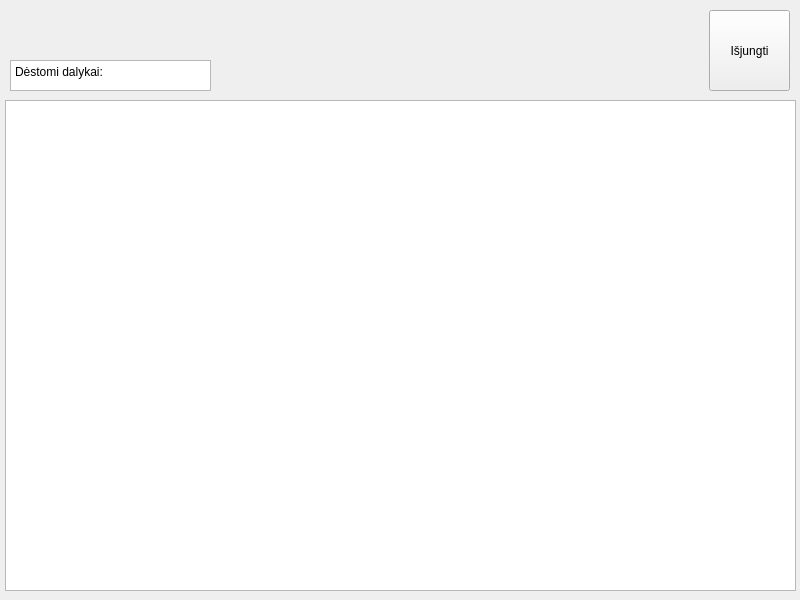
<?xml version="1.0" encoding="UTF-8"?>
<ui version="4.0">
 <class>ViewSubjectsUI</class>
 <widget class="QMainWindow" name="ViewSubjectsUI">
  <property name="geometry">
   <rect>
    <x>0</x>
    <y>0</y>
    <width>800</width>
    <height>600</height>
   </rect>
  </property>
  <property name="windowTitle">
   <string>MainWindow</string>
  </property>
  <widget class="QWidget" name="centralwidget">
   <widget class="QPushButton" name="exitButton">
    <property name="geometry">
     <rect>
      <x>709</x>
      <y>10</y>
      <width>81</width>
      <height>81</height>
     </rect>
    </property>
    <property name="text">
     <string>Išjungti</string>
    </property>
   </widget>
   <widget class="QListView" name="viewList">
    <property name="geometry">
     <rect>
      <x>5</x>
      <y>100</y>
      <width>791</width>
      <height>491</height>
     </rect>
    </property>
   </widget>
   <widget class="QTextEdit" name="textEdit">
    <property name="geometry">
     <rect>
      <x>10</x>
      <y>60</y>
      <width>201</width>
      <height>31</height>
     </rect>
    </property>
    <property name="html">
     <string>&lt;!DOCTYPE HTML PUBLIC &quot;-//W3C//DTD HTML 4.0//EN&quot; &quot;http://www.w3.org/TR/REC-html40/strict.dtd&quot;&gt;
&lt;html&gt;&lt;head&gt;&lt;meta name=&quot;qrichtext&quot; content=&quot;1&quot; /&gt;&lt;meta charset=&quot;utf-8&quot; /&gt;&lt;style type=&quot;text/css&quot;&gt;
p, li { white-space: pre-wrap; }
hr { height: 1px; border-width: 0; }
li.unchecked::marker { content: &quot;\2610&quot;; }
li.checked::marker { content: &quot;\2612&quot;; }
&lt;/style&gt;&lt;/head&gt;&lt;body style=&quot; font-family:'Segoe UI'; font-size:9pt; font-weight:400; font-style:normal;&quot;&gt;
&lt;p style=&quot; margin-top:0px; margin-bottom:0px; margin-left:0px; margin-right:0px; -qt-block-indent:0; text-indent:0px;&quot;&gt;Dėstomi dalykai:&lt;/p&gt;&lt;/body&gt;&lt;/html&gt;</string>
    </property>
   </widget>
  </widget>
 </widget>
 <resources/>
 <connections/>
</ui>
